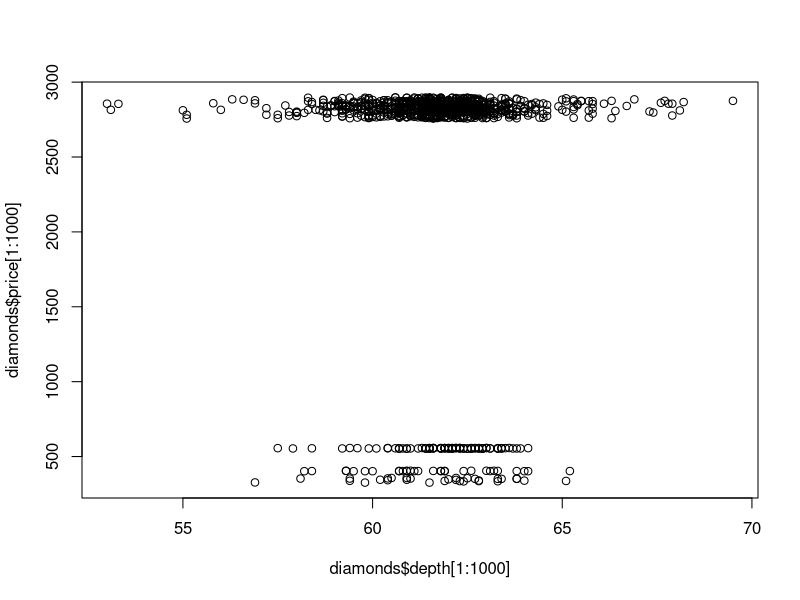

This chart was generated by the following R code:
library(ggplot2)
# Seeing what data is availible in ggplot2.
data(packages = "ggplot2")
plot(diamonds$depth[1:1000], diamonds$price[1:1000])
